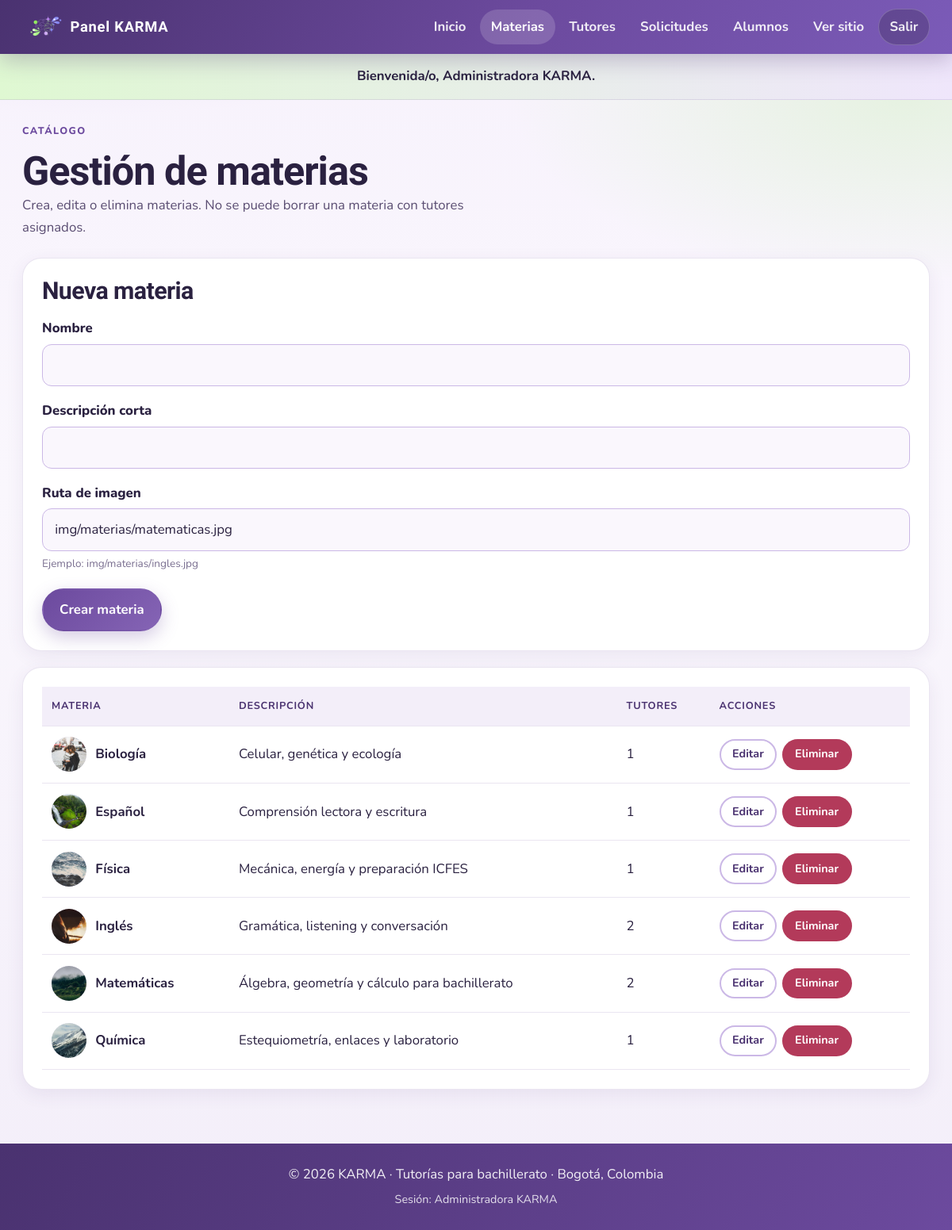
Screenshot of /admin/materias.php (signed in) with the database file from the repository.
### tables this page shows
CREATE TABLE materia (
  id_materia INT UNSIGNED AUTO_INCREMENT PRIMARY KEY,
  nombre VARCHAR(100) NOT NULL UNIQUE,
  imagen VARCHAR(255) NULL,
  descripcion VARCHAR(255) NULL
);

### includes/funciones.php (called while the page is built, shortened)
<?php
function e($texto) {
    return htmlspecialchars((string)$texto, ENT_QUOTES, "UTF-8");
}
function rutaFoto($ruta, $fallback = "img/estudiantes.jpg") {
    $ruta = trim((string)$ruta);
    return $ruta;
}

### admin/materias.php (the view, shortened to what this page needs)
<?php
require_once __DIR__ . "/../includes/conexion.php";
require_once __DIR__ . "/../includes/funciones.php";
$editando = null;
$materias = $mysqli->query(
    "SELECT m.*, COUNT(t.id_tutor) AS tutores
     FROM materia m
     LEFT JOIN tutor t ON t.id_materia = m.id_materia
     GROUP BY m.id_materia
     ORDER BY m.nombre"
)->fetch_all(MYSQLI_ASSOC);
require __DIR__ . "/../includes/header_admin.php";
?>
<div class="admin-titulo">
    <div>
        <p class="etiqueta">Catálogo</p>
        <h1>Gestión de materias</h1>
        <p>Crea, edita o elimina materias. No se puede borrar una materia con tutores asignados.</p>
    </div>
</div>
<div class="panel-card">
    <h2 style="margin-bottom:1rem"><?= $editando ? "Editar materia" : "Nueva materia" ?></h2>
    <form method="post" action="materias.php" class="form-card" style="max-width:none;padding:0;border:none;box-shadow:none">
        <div class="form-grupo">
            <label for="nombre">Nombre</label>
            <input type="text" id="nombre" name="nombre" required maxlength="100"
                   value="<?= e($editando["nombre"] ?? ($_POST["nombre"] ?? "")) ?>">
        </div>
        <div class="form-grupo">
            <label for="descripcion">Descripción corta</label>
            <input type="text" id="descripcion" name="descripcion" maxlength="255"
                   value="<?= e($editando["descripcion"] ?? ($_POST["descripcion"] ?? "")) ?>">
        </div>
        <div class="form-grupo">
            <label for="imagen">Ruta de imagen</label>
            <input type="text" id="imagen" name="imagen" maxlength="255"
                   value="<?= e($editando["imagen"] ?? ($_POST["imagen"] ?? "img/materias/matematicas.jpg")) ?>"
                   placeholder="img/materias/nombre.jpg">
            <p class="form-ayuda">Ejemplo: img/materias/ingles.jpg</p>
        </div>
        <div class="form-acciones">
            <button class="btn" type="submit"><?= $editando ? "Guardar cambios" : "Crear materia" ?></button>
        </div>
    </form>
</div>
<div class="panel-card">
    <div class="tabla-wrap">
        <table class="tabla">
            <thead>
                <tr>
                    <th>Materia</th>
                    <th>Descripción</th>
                    <th>Tutores</th>
                    <th>Acciones</th>
                </tr>
            </thead>
            <tbody>
                <?php foreach ($materias as $m): ?>
                    <tr>
                        <td>
                            <div class="celda-persona">
                                <img class="avatar-mini" src="../<?= e(rutaFoto($m["imagen"] ?? "", "img/estudiantes.jpg")) ?>" alt="">
                                <strong><?= e($m["nombre"]) ?></strong>
                            </div>
                        </td>
                        <td><?= e($m["descripcion"] ?? "—") ?></td>
                        <td><?= (int)$m["tutores"] ?></td>
                        <td>
                            <div class="acciones-fila">
                                <a class="btn btn-sm btn-secundario" href="materias.php?editar=<?= (int)$m["id_materia"] ?>">Editar</a>
                                <form method="post" action="materias.php" onsubmit="return confirm('¿Eliminar esta materia?');">
                                    <button class="btn btn-sm btn-peligro" type="submit">Eliminar</button>
                                </form>
                            </div>
                        </td>
                    </tr>
                <?php endforeach; ?>
            </tbody>
        </table>
    </div>
</div>
<?php require __DIR__ . "/../includes/footer.php"; ?>

### rows the page displays
materia: imagen (picture), nombre "Biología", descripcion "Celular, genética y ecología", tutores "1"
materia: imagen (picture), nombre "Español", descripcion "Comprensión lectora y escritura", tutores "1"
materia: imagen (picture), nombre "Física", descripcion "Mecánica, energía y preparación ICFES", tutores "1"
materia: imagen (picture), nombre "Inglés", descripcion "Gramática, listening y conversación", tutores "2"
materia: imagen (picture), nombre "Matemáticas", descripcion "Álgebra, geometría y cálculo para bachillerato", tutores "2"
materia: imagen (picture), nombre "Química", descripcion "Estequiometría, enlaces y laboratorio", tutores "1"

### other values shown
$mensaje "Bienvenida/o, Administradora KARMA."
$_SESSION["admin"]["nombre"] "Administradora KARMA"
